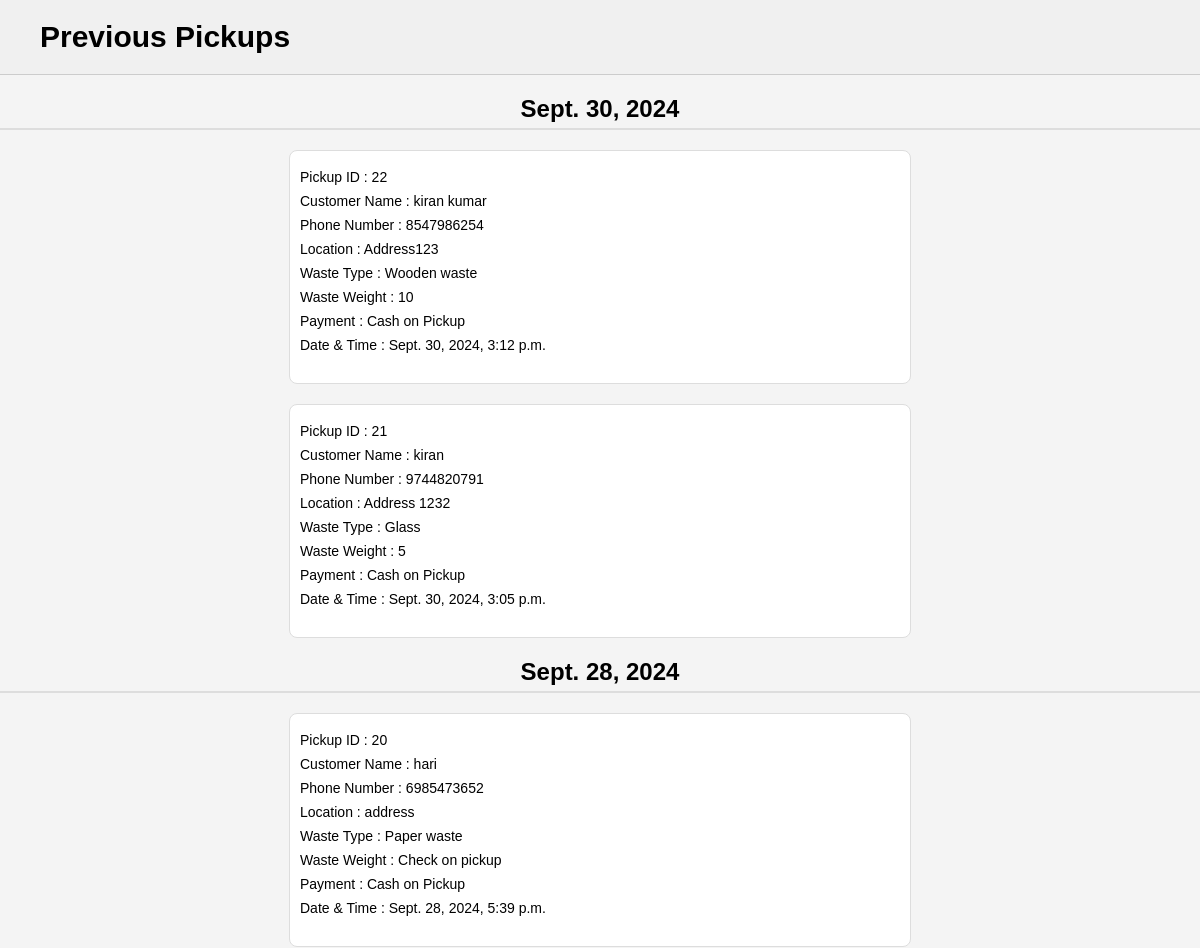
/prev/ (upper part), run on an earlier commit of the app's database.
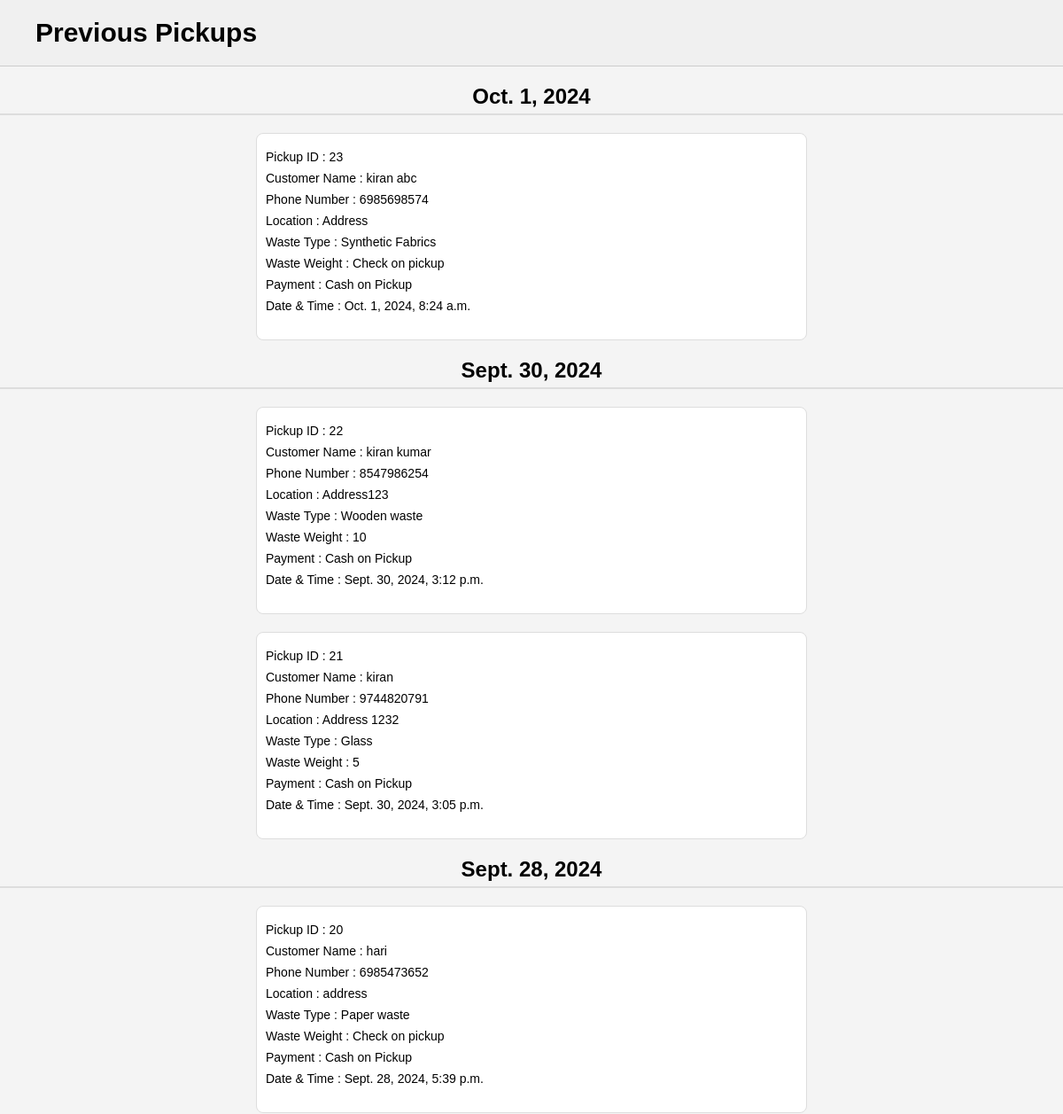
And on a later commit of the database.
### WM_app/models.py (models this page shows, shortened)
class Pickup(models.Model):
    pickup_id=models.AutoField(primary_key=True)
    customer=models.CharField(max_length=255)
    contact_number=models.CharField(max_length=15)
    waste_type=models.CharField(max_length=50)
    weight=models.CharField(max_length=50)
    location=models.TextField()
    payment_status=models.CharField(max_length=50)
    date=models.DateTimeField(default=timezone.now)
    pickup_status=models.CharField(max_length=50,default='Pending')

### WM_app/views.py (the view)
# urls.py: path('prev/',views.oldpickups,name='prev'),
def oldpickups(request):
    now=timezone.now()
    start_of_day=now.replace(hour=0,minute=0,second=0,microsecond=0)
    pickups=Pickup.objects.filter(date__lt=start_of_day).annotate(
        date_only=Cast('date',DateField())
    ).order_by('-date_only','-date')
    pickup_by_date={}
    for pickup in pickups:
        pickup_date=pickup.date_only
        if pickup_date not in pickup_by_date:
            pickup_by_date[pickup_date]=[]
        pickup_by_date[pickup_date].append(pickup)
    return render(request,"previous.html",{'pickup_by_date':pickup_by_date})

### template/previous.html (shortened to what this page needs)
<!DOCTYPE html>
<html lang="en">
<head>
    {% load static %}
</head>
<body>
    <header class="header">
        <div class="title-container">
            <span class="title">Previous Pickups</span>
        </div>
    </header>
    {% for date,pickups in pickup_by_date.items %}
        <div class="date-section">
            <h2 class="date-heading">{{ date }}</h2>
            {% for pickup in pickups %}
                <div class="content">
                    <div class="details">
                        <p>Pickup ID : {{ pickup.pickup_id }}</p>
                        <p>Customer Name : {{ pickup.customer }}</p>
                        <p>Phone Number : {{ pickup.contact_number }}</p>
                        <p>Location : {{ pickup.location }}</p>
                        <p>Waste Type : {{ pickup.waste_type }}</p>
                        <p>Waste Weight : {{ pickup.weight }}</p>
                        <p>Payment : {{ pickup.payment_status }}</p>
                        <p>Date & Time : {{ pickup.date }}</p>
                    </div>
                </div>
            {% endfor %}
        </div>
    {% empty %}
        <p>No previous pickups available.</p>
    {% endfor %}
</body>
</html>

### template/previous.html (style rules this page uses)
body { font-family: Arial, sans-serif; margin: 0; padding: 0; background-color: #f4f4f4; }
.header { padding: 10px 20px; background-color: #f0f0f0; border-bottom: 1px solid #ccc; }
.title-container { display: flex; align-items: center; padding: 10px 20px; }
.title { font-size: 30px; font-weight: bold; }
.content { padding: 20px; max-width: 600px; margin: 20px auto; border: 1px solid #ddd; border-radius: 8px; background-color: #fff; }
.details { margin-bottom: 20px; }
.details p { margin: 8px 0; font-size: 14px; }
.date-section { margin-bottom: 20px; }
.date-heading { font-size: 1.5em; margin-bottom: 10px; border-bottom: 2px solid #ddd; padding-bottom: 5px; text-align: center; }
.content { border: 1px solid #ddd; padding: 10px; margin-bottom: 10px; }

What changed in the data, as far as the page shows it:
added Pickup: date "Oct. 1, 2024", pickup_id "23", customer "kiran abc", contact_number "6985698574", location "Address", waste_type "Synthetic Fabrics", weight "Check on pickup", payment_status "Cash on Pickup", date "Oct. 1, 2024, 8:24 a.m."
